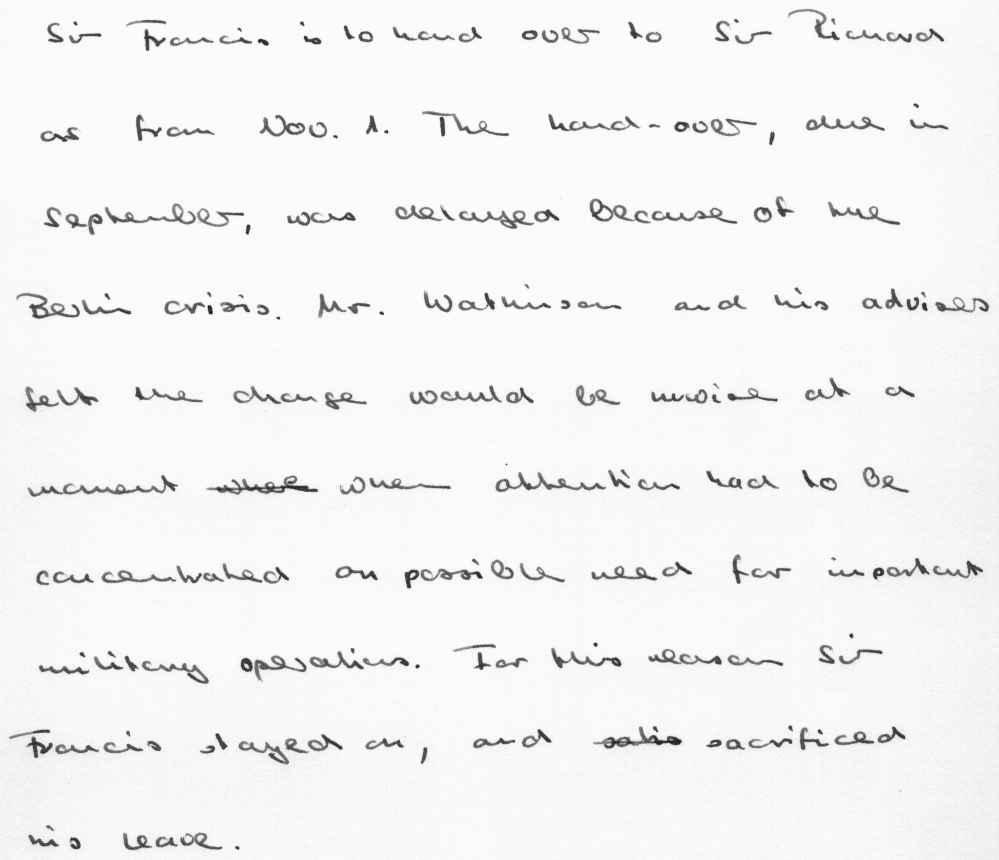
#> input picture benchmark/test_dataset/handwritten/a05-029.png, 1998 x 1720 px, given in place of rw_1.jpg, which was not available (shown at 1/2 size)
$ python visualize_realworld_draft_boxes.py
#> lines starting #> are read from the running program, lines starting #| are printed output that depends on the picture
#> (reads benchmark/test_dataset/realworld_writing_errors.json from the repository)
#!/usr/bin/env python3
"""Render word-box overlays for the real-world handwritten dataset."""

from __future__ import annotations

import argparse
import json
from pathlib import Path


PROJECT_ROOT = Path(__file__).resolve().parents[1]
RAW_DIR = PROJECT_ROOT / "benchmark" / "test_dataset" / "realworld_raw"
DEFAULT_DATASET = PROJECT_ROOT / "benchmark" / "test_dataset" / "realworld_writing_errors.json"
DEFAULT_OUTPUT_DIR = PROJECT_ROOT / "benchmark" / "visualizations" / "realworld_draft_boxes"
ALIGNED_OUTPUT_DIR = PROJECT_ROOT / "benchmark" / "visualizations" / "realworld_aligned_words"


def draw_entry(entry: dict, image_dir: Path, output_dir: Path, field: str) -> Path:
#> called with field = 'draft_words'
    from PIL import Image, ImageDraw, ImageFont

    image_path = image_dir / entry["image"]
    image = Image.open(image_path).convert("RGB")
    draw = ImageDraw.Draw(image)
    try:
        font = ImageFont.truetype("/usr/share/fonts/truetype/dejavu/DejaVuSans.ttf", 18)
        small_font = ImageFont.truetype("/usr/share/fonts/truetype/dejavu/DejaVuSans.ttf", 13)
    except OSError:
        font = ImageFont.load_default()
        small_font = ImageFont.load_default()

    words = entry.get(field, [])
    for word in words:
        bbox = word.get("bbox", [])
        if len(bbox) != 4:
            continue
        x1, y1, x2, y2 = [int(v) for v in bbox]
        draw.rectangle([x1, y1, x2, y2], outline=(255, 64, 64), width=2)
        label = f"{word.get('index', '')}:{str(word.get('text', ''))[:14]}"
        draw.text((x1 + 2, max(0, y1 - 16)), label, fill=(255, 64, 64), font=small_font)

    header = (
        f"{entry['image']}  field={field}  split={entry.get('split')}  "
        f"expected={entry.get('expected_word_count')} draft={entry.get('draft_word_count')} "
        f"delta={entry.get('word_count_delta')}"
    )
    draw.rectangle([0, 0, image.width, 34], fill=(255, 255, 255))
    draw.text((10, 8), header, fill=(0, 0, 0), font=font)

    output_dir.mkdir(parents=True, exist_ok=True)
    suffix = "aligned_words" if field == "words" else "draft_boxes"
    out_path = output_dir / f"{Path(entry['image']).stem}_{suffix}.png"
    image.save(out_path)
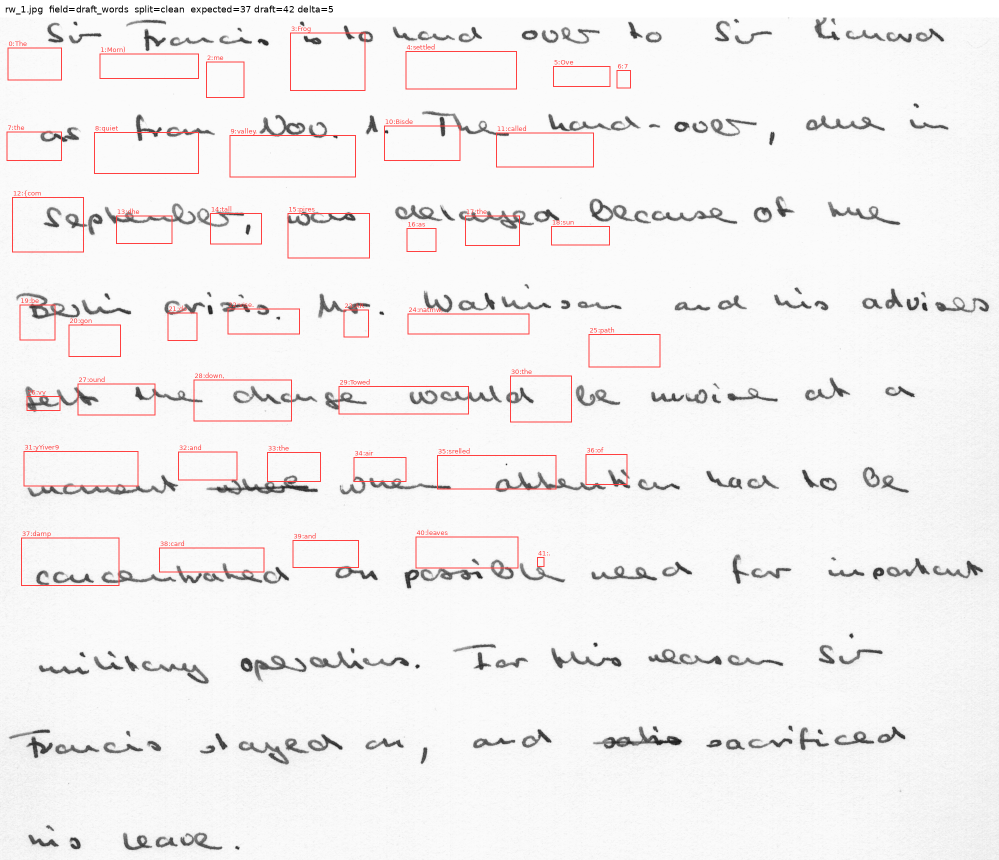
#> saved as rw_1_draft_boxes.png: PIL image 1998x1720 RGB (shown at 1/2 size); mean R, G, B 243, 240.9, 240.9
    return out_path


def main() -> None:
    parser = argparse.ArgumentParser(description=__doc__)
    parser.add_argument("--dataset", type=Path, default=DEFAULT_DATASET)
    parser.add_argument("--image-dir", type=Path, default=RAW_DIR)
    parser.add_argument("--field", choices=["draft_words", "words"], default="draft_words")
    parser.add_argument("--output-dir", type=Path, default=None)
    parser.add_argument("--limit", type=int, default=0, help="Limit images rendered; 0 means all.")
    args = parser.parse_args()

    output_dir = args.output_dir
    if output_dir is None:
        output_dir = ALIGNED_OUTPUT_DIR if args.field == "words" else DEFAULT_OUTPUT_DIR

    entries = json.loads(args.dataset.read_text())
    if args.limit > 0:
        entries = entries[:args.limit]
    for entry in entries:
        out_path = draw_entry(entry, args.image_dir, output_dir, args.field)
        print(out_path)
#> pass 2 of the loop in main, `for entry in entries:`:
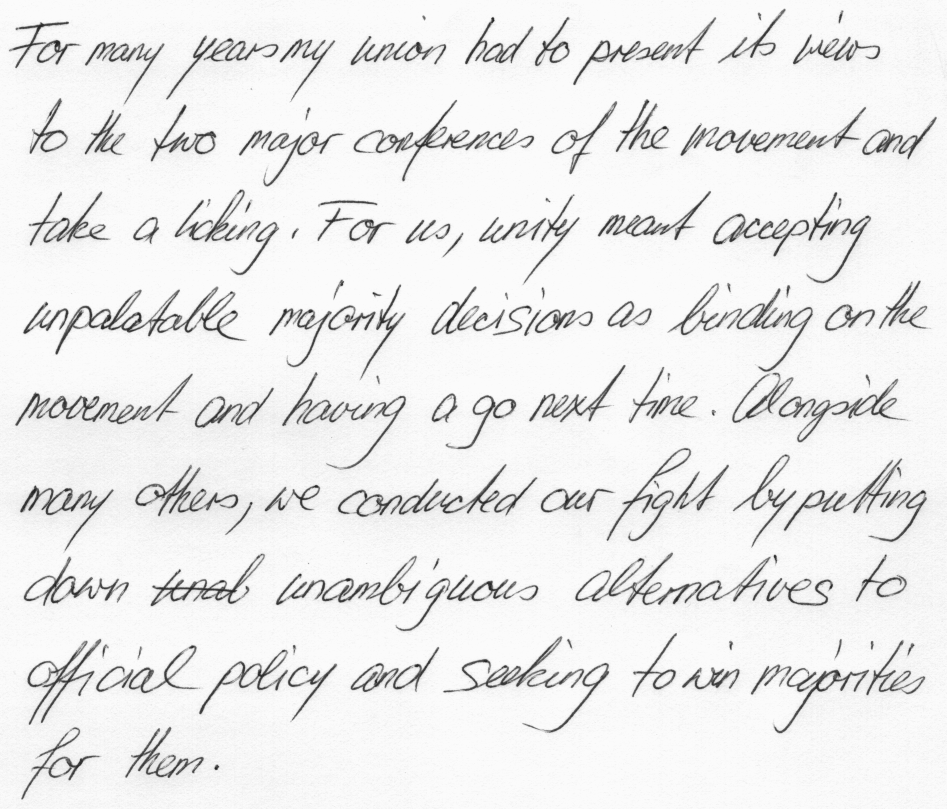
#> input picture benchmark/test_dataset/handwritten/b06-045.png, 1893 x 1618 px, given in place of rw_2.jpg, which was not available (shown at 1/2 size)
#> image: PIL image 1893x1618 RGB
#> in draw_entry (call 2), `image.save(out_path)`:
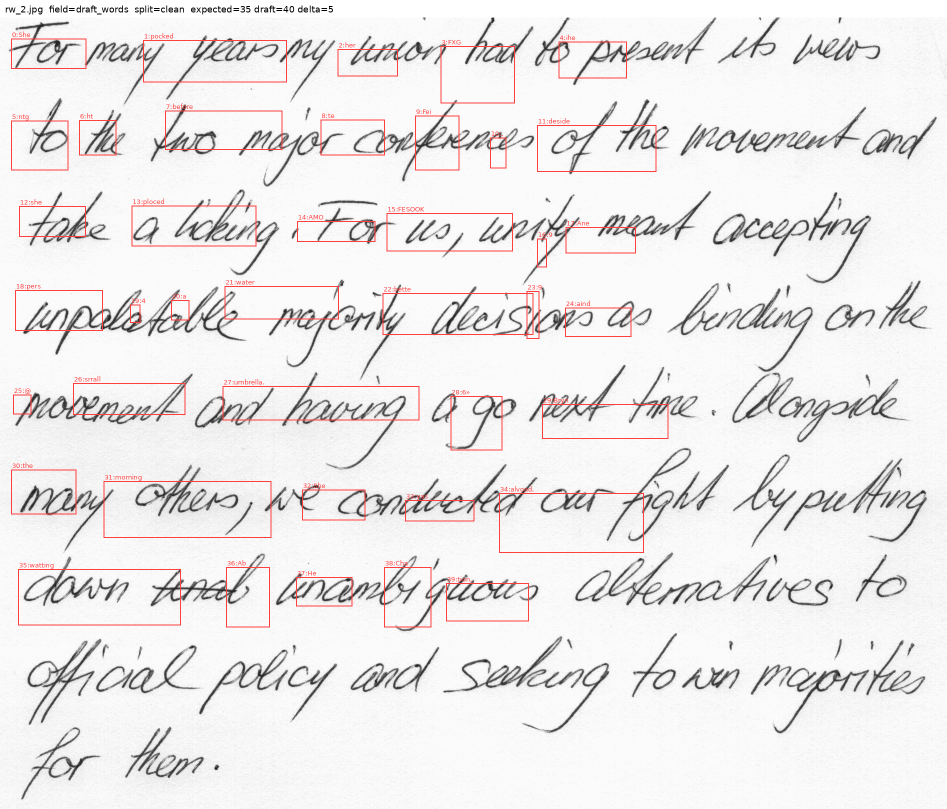
#> saved as rw_2_draft_boxes.png: PIL image 1893x1618 RGB (shown at 1/2 size); mean R, G, B 236.2, 233.6, 233.6


if __name__ == "__main__":
#> (the run stopped early here; a loop or call above may not have finished)
